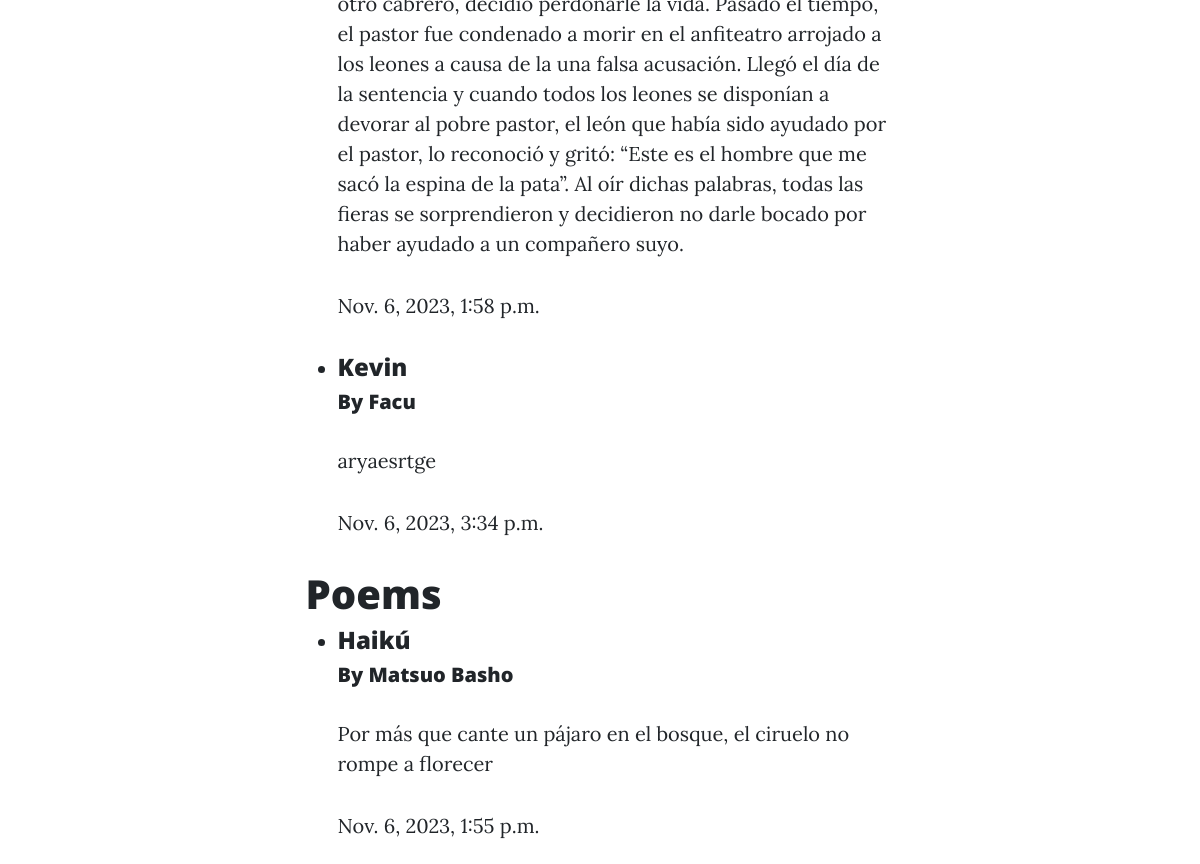
The page /blog/posts/ (middle part) on the database as committed earlier.
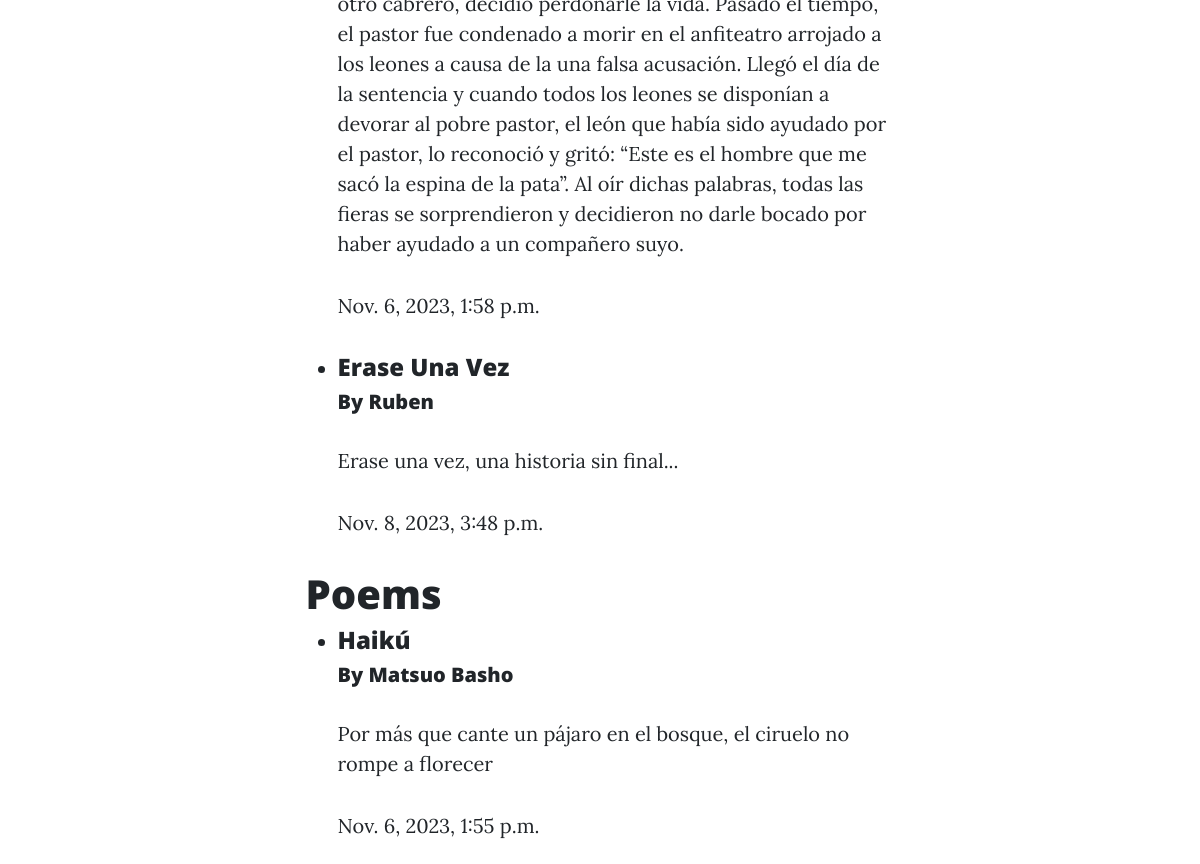
The same page on the database as committed later.
### blog/models.py (models this page shows, shortened)
class Cuento(models.Model):
    name = models.CharField(max_length=128)
    text = models.TextField()
    author = models.CharField(max_length=50)
    date = models.DateTimeField(auto_now=True)

class Poema(models.Model):
    name = models.CharField(max_length=128)
    text = models.TextField()
    author = models.CharField(max_length=50)
    date = models.DateTimeField(auto_now=True)

### blog/views.py (the view)
# urls.py: path("posts/", posts,name="posts"),
def posts(request):
    return render(request,
                  "posts.html",
                  context={"cuento": Cuento.objects.all(), "poema": Poema.objects.all()})

### blog/templates/posts.html (shortened to what this page needs)
{% extends "base.html" %}
{%block contenido%}
<br>
<br>
<br>
<ul>
    {%if cuento%}
        {%for story in cuento%}
            <li>
                <h4>{{story.name}}</h4>
                <h5>By {{story.author}}</h5>
                <p>
                    {{story.text}}
                </p>
                <p>
                    {{story.date}}
                </p>
            </li>
        {%endfor%}
    {%else%}
            <p>There are no published stories yet...</p>
    {%endif%}
</ul>
<h1>Poems</h1>
<ul>
    {%if poema%}
        {%for poem in poema%}
            <li>
                <h4>{{poem.name}}</h4>
                <h5>By {{poem.author}}</h5>
                <p>
                    {{poem.text}}
                </p>
                <p>
                    {{poem.date}}
                </p>
            </li>
        {%endfor%}
    {%else%}
            <p>There are no published poems yet...</p>
    {%endif%}
</ul>
{% endblock contenido %}

Rows that differ between the two databases and show on the page:
removed Cuento: name "Kevin", author "Facu", text "aryaesrtge", date "Nov. 6, 2023, 3:34 p.m."
added Cuento: name "Erase Una Vez", author "Ruben", text "Erase una vez, una historia sin final...", date "Nov. 8, 2023, 3:48 p.m."
